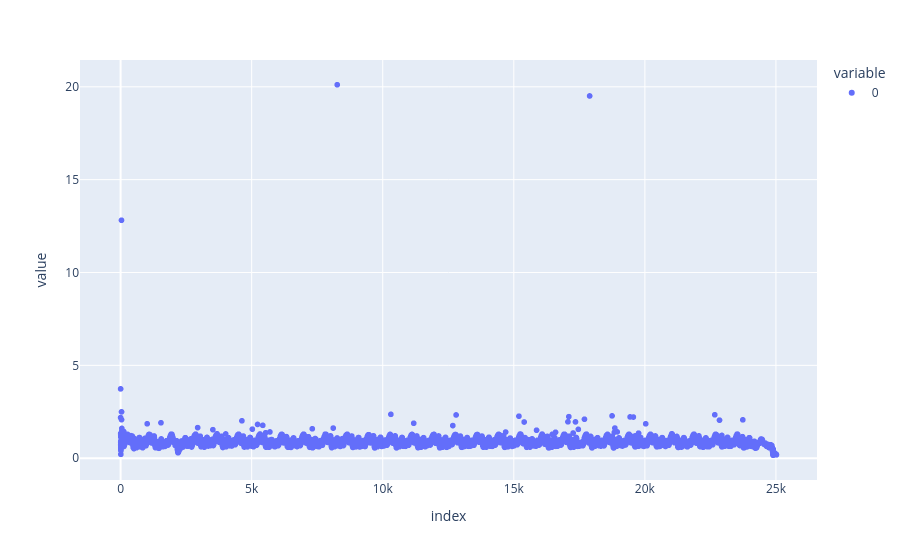

The notebook cell saved with this chart:
### Code cell
data = np.array(
    [cs.distance(s1, s2) for (s1, _), (s2, _) in zip(samples[:-1], samples[1:])]
)

px.scatter(data)

### Figure 1 — Plotly figure (JSON) as saved in the notebook; plotly's stock layout.template omitted (floating-point values rounded to 4 significant figures; data arrays with more than 128 entries replaced by an {"elided": "..."} marker saying what was removed)
{"data": [{"hovertemplate": "variable=0<br>index=%{x}<br>value=%{y}<extra></extra>", "legendgroup": "0", "marker": {"color": "#636efa", "symbol": "circle"}, "mode": "markers", "name": "0", "showlegend": true, "type": "scattergl", "x": {"elided": "25018 int values"}, "xaxis": "x", "y": {"elided": "25018 float values"}, "yaxis": "y"}], "layout": {"legend": {"title": {"text": "variable"}, "tracegroupgap": 0}, "margin": {"t": 60}, "xaxis": {"anchor": "y", "domain": [0, 1], "title": {"text": "index"}}, "yaxis": {"anchor": "x", "domain": [0, 1], "title": {"text": "value"}}}}
